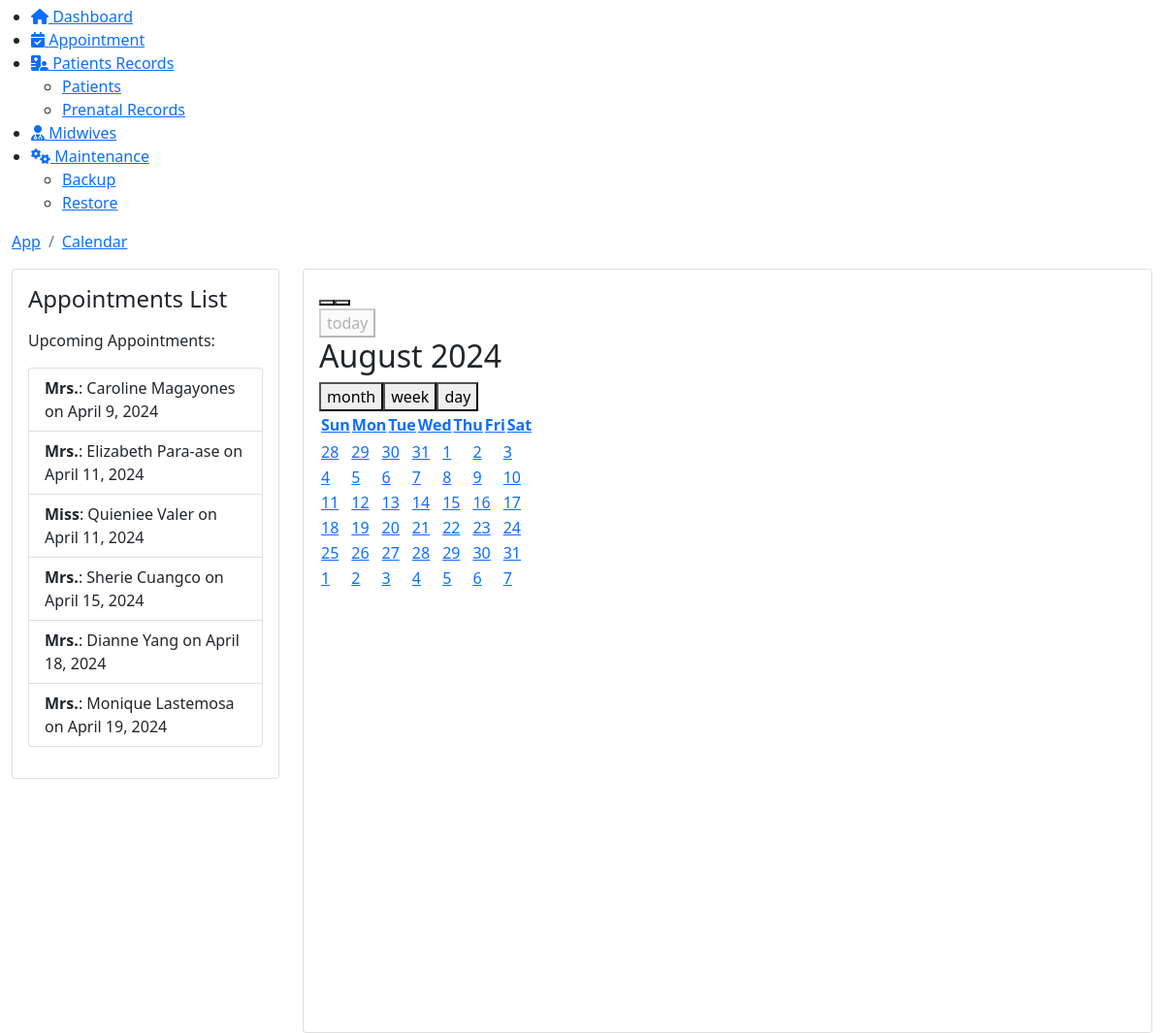
The page /admin/app_calendar.php (lower part) on the database as committed earlier.
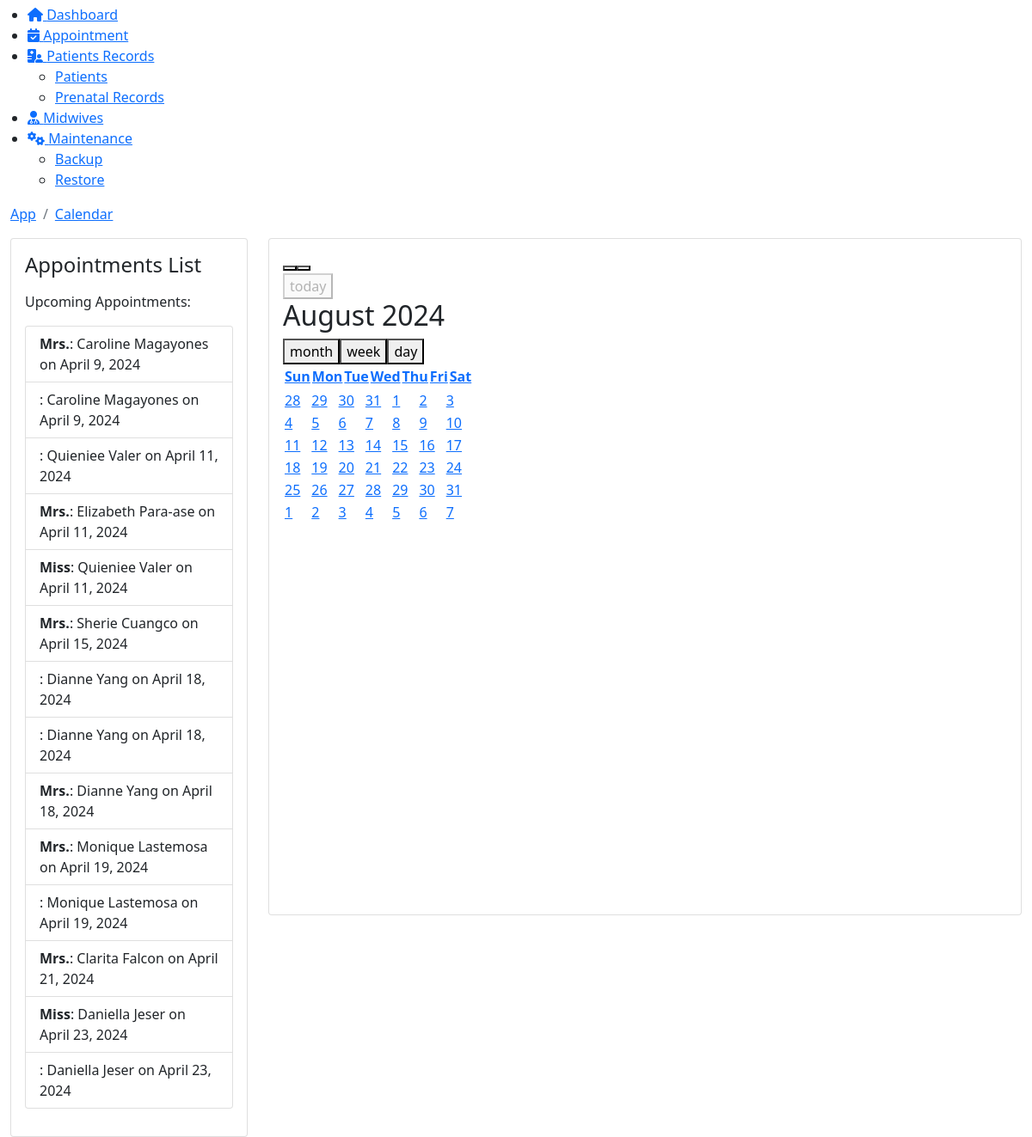
The same page on the database as committed later.
### tables this page shows
CREATE TABLE `appointments` (
  `A_Id` int(11) NOT NULL AUTO_INCREMENT,
  `Title` varchar(10) NOT NULL,
  `FirstName` varchar(50) NOT NULL,
  `LastName` varchar(50) NOT NULL,
  `DateOfAppointment` date NOT NULL,
  `StartTime` time NOT NULL,
  `EndTime` time NOT NULL,
  `Address` varchar(100) NOT NULL,
  `Mobile` varchar(15) NOT NULL,
  `Consult_Doc` varchar(50) NOT NULL,
  `Email` varchar(100) NOT NULL,
  `Conditions` text NOT NULL,
  `Note` text NOT NULL,
  `Accepted` int(11) DEFAULT 2,
  PRIMARY KEY (`A_Id`)
);

### admin/app_calendar.php (the view, shortened to what this page needs)
<!DOCTYPE html>
<html lang="en">
    <head>
		 <link href="https://eres.dexignzone.com/codeigniter/demo/public/assets/vendor/fullcalendar/css/main.min.css" rel="stylesheet" type="text/css"/>
		 <link href="https://eres.dexignzone.com/codeigniter/demo/public/assets/vendor/bootstrap-select/dist/css/bootstrap-select.min.css" rel="stylesheet" type="text/css"/>
    <link class="main-css" href="https://eres.dexignzone.com/codeigniter/demo/public/assets/css/style.css" rel="stylesheet" type="text/css"/>
	<link rel="stylesheet" href="https://cdnjs.cloudflare.com/ajax/libs/font-awesome/6.5.1/css/all.min.css" />
</head>
<body>
    <div id="main-wrapper">
<div class="header">
	<div class="header-content">
		<nav class="navbar navbar-expand">
				<?php
				include './template/header2.php';
				?>
		</nav>
	</div>
</div>
<?php
include './template/sidebar.php';
?>
<div class="content-body">
    <div class="container-fluid">
        <div class="page-titles">
        <ol class="breadcrumb">
            <li class="breadcrumb-item"><a href="javascript:void(0)">App</a></li>
            <li class="breadcrumb-item active"><a href="javascript:void(0)">Calendar</a></li>
        </ol>
        </div>
        <div class="row">
    <div class="col-xl-3 col-xxl-4">
        <div class="card">
            <div class="card-body">
                <h4 class="card-intro-title">Appointments List</h4>
                <div class="">
                    <div id="appointments-list" class="my-3">
                        <p>Upcoming Appointments:</p>
                        <?php
                        include_once './connection/conn.php';
                        $sql = "SELECT A_Id, Title, CONCAT(FirstName, ' ', LastName) AS name, DateOfAppointment FROM appointments ORDER BY DateOfAppointment";
                        $result = $conn->query($sql);
                        if ($result->num_rows > 0) {
                            echo '<ul class="list-group">';
                            while ($row = $result->fetch_assoc()) {
                                $date = new DateTime($row['DateOfAppointment']);
                                echo '<li class="list-group-item">';
                                echo '<strong>' . htmlspecialchars($row['Title']) . '</strong>: ' . htmlspecialchars($row['name']) . ' on ' . $date->format('F j, Y');
                                echo '</li>';
                            }
                            echo '</ul>';
                        } else {
                            echo '<p>No appointments found.</p>';
                        }
                        ?>
                    </div>
                </div>
            </div>
        </div>
    </div>
    <div class="col-xl-9 col-xxl-8">
        <div class="card">
            <div class="card-body">
                <div id="calendar" class="app-fullcalendar"></div>
            </div>
        </div>
    </div>
</div>
	</div>
</body>
</html>

Rows that differ between the two databases and show on the page:
added appointments: name "Caroline Magayones", DateOfAppointment "April 9, 2024"
added appointments: name "Quieniee Valer", DateOfAppointment "April 11, 2024"
added appointments: name "Dianne Yang", DateOfAppointment "April 18, 2024"
added appointments: name "Dianne Yang", DateOfAppointment "April 18, 2024"
added appointments: name "Monique Lastemosa", DateOfAppointment "April 19, 2024"
added appointments: Title "Mrs.", name "Clarita Falcon", DateOfAppointment "April 21, 2024"
added appointments: Title "Miss", name "Daniella Jeser", DateOfAppointment "April 23, 2024"
added appointments: name "Daniella Jeser", DateOfAppointment "April 23, 2024"
